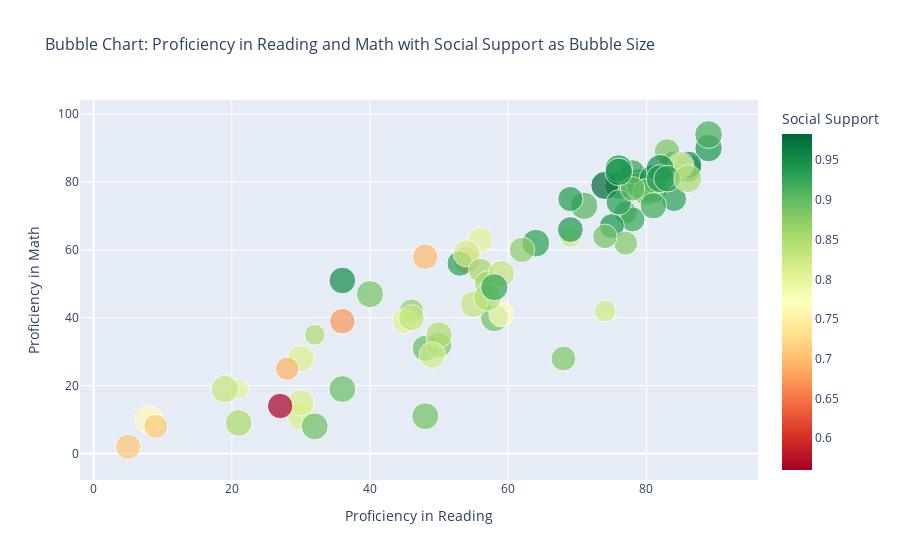

The code cell stored with this chart in its notebook:
### Code cell
# Filter out entries with 0 values in both Reading and Math Proficiency
filtered_proficiency_data = df[(df['Lower_Secondary_End_Proficiency_Reading'] != 0) & 
                               (df['Lower_Secondary_End_Proficiency_Math'] != 0)]

# Create a bubble chart with proficiency in reading and math, and social support as the variable for bubble size
fig = px.scatter(filtered_proficiency_data, 
                 x='Lower_Secondary_End_Proficiency_Reading', 
                 y='Lower_Secondary_End_Proficiency_Math', 
                 size='Freedom to make life choices', 
                 color='Social support', 
                 hover_name='Country',
                 title='Bubble Chart: Proficiency in Reading and Math with Social Support as Bubble Size',
                 labels={
                     'Lower_Secondary_End_Proficiency_Reading': 'Proficiency in Reading',
                     'Lower_Secondary_End_Proficiency_Math': 'Proficiency in Math',
                     'Social support': 'Social Support',
                     'Ladder score': 'Happiness (Ladder Score)'
                 },
                 color_continuous_scale='RdYlGn')  # Color scale from red to green

fig.update_layout(title_font_size=16, xaxis_title_font_size=14, yaxis_title_font_size=14)
fig.show()

### Figure 1 — Plotly figure (JSON) as saved in the notebook; plotly's stock layout.template omitted (floating-point values rounded to 4 significant figures)
{"data": [{"hovertemplate": "<b>%{hovertext}</b><br><br>Proficiency in Reading=%{x}<br>Proficiency in Math=%{y}<br>Freedom to make life choices=%{marker.size}<br>Social Support=%{marker.color}<extra></extra>", "hovertext": ["Albania", "Algeria", "Argentina", "Australia", "Austria", "Bangladesh", "Belarus", "Belgium", "Bosnia and Herzegovina", "Brazil", "Bulgaria", "Cambodia", "Canada", "Chile", "China", "Colombia", "Costa Rica", "Croatia", "Cyprus", "Czech Republic", "Denmark", "Dominican Republic", "Ecuador", "Estonia", "Finland", "France", "Georgia", "Germany", "Greece", "Guatemala", "Honduras", "Hungary", "Iceland", "Indonesia", "Israel", "Italy", "Japan", "Jordan", "Kazakhstan", "Latvia", "Lebanon", "Lithuania", "Luxembourg", "Malaysia", "Malta", "Mexico", "Montenegro", "Morocco", "Netherlands", "New Zealand", "North Macedonia", "Norway", "Panama", "Paraguay", "Peru", "Philippines", "Poland", "Portugal", "South Korea", "Moldova", "Romania", "Russia", "Saudi Arabia", "Senegal", "Serbia", "Singapore", "Slovakia", "Slovenia", "Spain", "Sweden", "Switzerland", "Thailand", "Tunisia", "Turkey", "Ukraine", "United Arab Emirates", "United Kingdom", "United States", "Uruguay", "Vietnam", "Zambia"], "legendgroup": "", "marker": {"color": [0.697, 0.802, 0.898, 0.94, 0.934, 0.693, 0.91, 0.906, 0.87, 0.882, 0.931, 0.765, 0.926, 0.882, 0.811, 0.847, 0.891, 0.924, 0.802, 0.947, 0.954, 0.853, 0.821, 0.941, 0.954, 0.942, 0.671, 0.903, 0.823, 0.813, 0.812, 0.943, 0.983, 0.811, 0.939, 0.88, 0.884, 0.767, 0.952, 0.927, 0.848, 0.935, 0.908, 0.817, 0.931, 0.831, 0.858, 0.56, 0.942, 0.948, 0.805, 0.954, 0.896, 0.893, 0.832, 0.83, 0.898, 0.879, 0.799, 0.857, 0.832, 0.903, 0.891, 0.71, 0.873, 0.915, 0.936, 0.948, 0.932, 0.934, 0.942, 0.888, 0.691, 0.822, 0.888, 0.844, 0.934, 0.92, 0.925, 0.85, 0.708], "coloraxis": "coloraxis", "size": [0.785, 0.48, 0.828, 0.914, 0.908, 0.877, 0.65, 0.783, 0.706, 0.804, 0.788, 0.959, 0.915, 0.742, 0.904, 0.837, 0.934, 0.754, 0.763, 0.858, 0.946, 0.86, 0.842, 0.909, 0.949, 0.822, 0.783, 0.875, 0.582, 0.906, 0.857, 0.755, 0.955, 0.873, 0.8, 0.693, 0.796, 0.755, 0.853, 0.715, 0.525, 0.773, 0.907, 0.895, 0.927, 0.862, 0.708, 0.774, 0.913, 0.929, 0.751, 0.96, 0.872, 0.876, 0.822, 0.917, 0.841, 0.892, 0.672, 0.822, 0.845, 0.718, 0.877, 0.695, 0.778, 0.927, 0.766, 0.949, 0.761, 0.945, 0.919, 0.884, 0.656, 0.576, 0.724, 0.932, 0.859, 0.837, 0.896, 0.94, 0.782], "sizemode": "area", "sizeref": 0.0024, "symbol": "circle"}, "mode": "markers", "name": "", "orientation": "v", "showlegend": false, "type": "scatter", "x": [48, 21, 48, 80, 76, 54, 77, 79, 46, 50, 53, 8, 86, 68, 80, 50, 58, 78, 56, 79, 84, 21, 49, 89, 86, 79, 36, 79, 69, 30, 30, 75, 74, 30, 69, 77, 83, 59, 36, 78, 32, 76, 71, 54, 64, 55, 56, 27, 76, 81, 45, 81, 36, 32, 46, 19, 85, 80, 85, 57, 59, 78, 48, 9, 62, 89, 69, 82, 84, 82, 76, 40, 28, 74, 74, 57, 83, 81, 58, 86, 5], "xaxis": "x", "y": [58, 19, 31, 78, 79, 57, 71, 80, 42, 32, 56, 10, 84, 28, 79, 35, 40, 69, 63, 80, 85, 9, 29, 90, 85, 79, 39, 79, 64, 11, 15, 67, 79, 28, 66, 62, 89, 41, 51, 83, 35, 74, 73, 59, 62, 44, 54, 14, 84, 78, 39, 81, 19, 8, 40, 19, 85, 77, 85, 50, 53, 78, 11, 8, 60, 94, 75, 84, 75, 81, 83, 47, 25, 42, 64, 46, 81, 73, 49, 81, 2], "yaxis": "y"}], "layout": {"coloraxis": {"colorbar": {"title": {"text": "Social Support"}}, "colorscale": [[0, "rgb(165,0,38)"], [0.1, "rgb(215,48,39)"], [0.2, "rgb(244,109,67)"], [0.3, "rgb(253,174,97)"], [0.4, "rgb(254,224,139)"], [0.5, "rgb(255,255,191)"], [0.6, "rgb(217,239,139)"], [0.7, "rgb(166,217,106)"], [0.8, "rgb(102,189,99)"], [0.9, "rgb(26,152,80)"], [1, "rgb(0,104,55)"]]}, "legend": {"itemsizing": "constant", "tracegroupgap": 0}, "title": {"font": {"size": 16}, "text": "Bubble Chart: Proficiency in Reading and Math with Social Support as Bubble Size"}, "xaxis": {"anchor": "y", "domain": [0, 1], "title": {"font": {"size": 14}, "text": "Proficiency in Reading"}}, "yaxis": {"anchor": "x", "domain": [0, 1], "title": {"font": {"size": 14}, "text": "Proficiency in Math"}}}}
